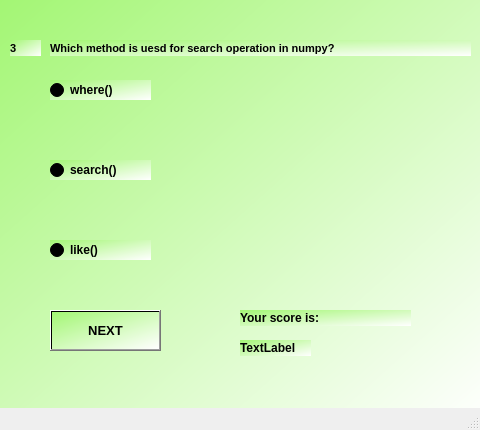
<?xml version="1.0" encoding="UTF-8"?>
<ui version="4.0">
 <class>MainWindow27</class>
 <widget class="QMainWindow" name="MainWindow27">
  <property name="geometry">
   <rect>
    <x>0</x>
    <y>0</y>
    <width>480</width>
    <height>430</height>
   </rect>
  </property>
  <property name="windowTitle">
   <string>MainWindow</string>
  </property>
  <widget class="QWidget" name="centralwidget">
   <widget class="QWidget" name="widget" native="true">
    <property name="geometry">
     <rect>
      <x>0</x>
      <y>0</y>
      <width>480</width>
      <height>430</height>
     </rect>
    </property>
    <property name="styleSheet">
     <string notr="true">background-color:qlineargradient(spread:pad, x1:0, y1:0, x2:1, y2:1, stop:0 rgba(163, 246, 116, 255), stop:1 rgba(255, 255, 255, 255))</string>
    </property>
    <widget class="QLabel" name="label">
     <property name="geometry">
      <rect>
       <x>10</x>
       <y>40</y>
       <width>31</width>
       <height>16</height>
      </rect>
     </property>
     <property name="font">
      <font>
       <pointsize>8</pointsize>
       <weight>75</weight>
       <bold>true</bold>
      </font>
     </property>
     <property name="text">
      <string>3</string>
     </property>
    </widget>
    <widget class="QLabel" name="label_2">
     <property name="geometry">
      <rect>
       <x>50</x>
       <y>40</y>
       <width>421</width>
       <height>16</height>
      </rect>
     </property>
     <property name="font">
      <font>
       <pointsize>8</pointsize>
       <weight>75</weight>
       <bold>true</bold>
      </font>
     </property>
     <property name="text">
      <string>Which method is uesd for search operation in numpy?</string>
     </property>
    </widget>
    <widget class="QRadioButton" name="radioButton">
     <property name="geometry">
      <rect>
       <x>50</x>
       <y>80</y>
       <width>101</width>
       <height>20</height>
      </rect>
     </property>
     <property name="font">
      <font>
       <weight>75</weight>
       <bold>true</bold>
      </font>
     </property>
     <property name="text">
      <string>where()</string>
     </property>
    </widget>
    <widget class="QRadioButton" name="radioButton_3">
     <property name="geometry">
      <rect>
       <x>50</x>
       <y>240</y>
       <width>101</width>
       <height>20</height>
      </rect>
     </property>
     <property name="font">
      <font>
       <weight>75</weight>
       <bold>true</bold>
      </font>
     </property>
     <property name="text">
      <string>like()</string>
     </property>
    </widget>
    <widget class="QRadioButton" name="radioButton_2">
     <property name="geometry">
      <rect>
       <x>50</x>
       <y>160</y>
       <width>101</width>
       <height>20</height>
      </rect>
     </property>
     <property name="font">
      <font>
       <weight>75</weight>
       <bold>true</bold>
      </font>
     </property>
     <property name="text">
      <string>search()</string>
     </property>
    </widget>
    <widget class="QPushButton" name="NEXT">
     <property name="geometry">
      <rect>
       <x>50</x>
       <y>310</y>
       <width>111</width>
       <height>41</height>
      </rect>
     </property>
     <property name="font">
      <font>
       <pointsize>10</pointsize>
       <weight>75</weight>
       <bold>true</bold>
      </font>
     </property>
     <property name="text">
      <string>NEXT</string>
     </property>
    </widget>
    <widget class="QLabel" name="label_3">
     <property name="geometry">
      <rect>
       <x>240</x>
       <y>310</y>
       <width>171</width>
       <height>16</height>
      </rect>
     </property>
     <property name="font">
      <font>
       <weight>75</weight>
       <bold>true</bold>
      </font>
     </property>
     <property name="text">
      <string>Your score is:</string>
     </property>
    </widget>
    <widget class="QLabel" name="label_4">
     <property name="geometry">
      <rect>
       <x>240</x>
       <y>340</y>
       <width>71</width>
       <height>16</height>
      </rect>
     </property>
     <property name="font">
      <font>
       <weight>75</weight>
       <bold>true</bold>
      </font>
     </property>
     <property name="text">
      <string>TextLabel</string>
     </property>
    </widget>
   </widget>
  </widget>
  <widget class="QMenuBar" name="menubar">
   <property name="geometry">
    <rect>
     <x>0</x>
     <y>0</y>
     <width>480</width>
     <height>26</height>
    </rect>
   </property>
  </widget>
  <widget class="QStatusBar" name="statusbar"/>
 </widget>
 <resources/>
 <connections/>
</ui>
